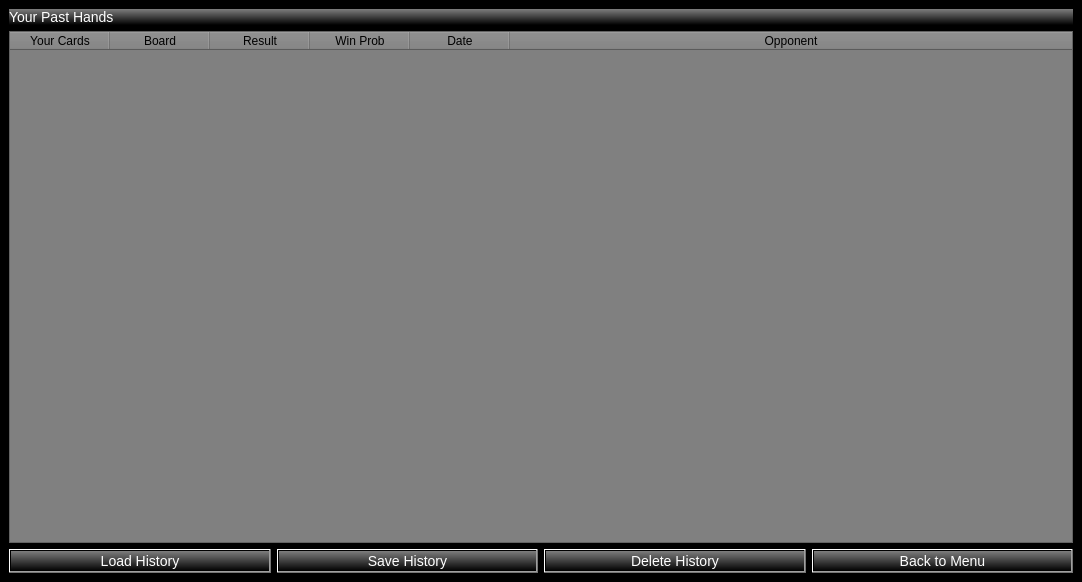
<?xml version="1.0" encoding="UTF-8"?>
<ui version="4.0">
 <class>HistoryWindow</class>
 <widget class="QMainWindow" name="HistoryWindow">
  <property name="geometry">
   <rect>
    <x>0</x>
    <y>0</y>
    <width>1082</width>
    <height>582</height>
   </rect>
  </property>
  <property name="sizePolicy">
   <sizepolicy hsizetype="Preferred" vsizetype="Maximum">
    <horstretch>0</horstretch>
    <verstretch>0</verstretch>
   </sizepolicy>
  </property>
  <property name="windowTitle">
   <string>Hand History</string>
  </property>
  <property name="styleSheet">
   <string notr="true">background-color:black</string>
  </property>
  <widget class="QWidget" name="centralwidget">
   <layout class="QVBoxLayout" name="historyLayout">
    <item>
     <widget class="QLabel" name="label_title">
      <property name="styleSheet">
       <string notr="true">background-color: qlineargradient(spread:pad, x1:0, y1:0, x2:0, y2:1, stop:0 rgba(125, 125, 125, 255), stop:0.5 rgb(63, 63, 63), stop: 1 rgb(0, 0, 0));
color: white;
font-size: 14px
</string>
      </property>
      <property name="text">
       <string>Your Past Hands</string>
      </property>
     </widget>
    </item>
    <item>
     <widget class="QTableWidget" name="table_history">
      <property name="styleSheet">
       <string notr="true">background-color: gray</string>
      </property>
      <property name="columnCount">
       <number>6</number>
      </property>
      <attribute name="horizontalHeaderVisible">
       <bool>true</bool>
      </attribute>
      <attribute name="horizontalHeaderStretchLastSection">
       <bool>true</bool>
      </attribute>
      <column>
       <property name="text">
        <string>Your Cards</string>
       </property>
      </column>
      <column>
       <property name="text">
        <string>Board</string>
       </property>
      </column>
      <column>
       <property name="text">
        <string>Result</string>
       </property>
      </column>
      <column>
       <property name="text">
        <string>Win Prob</string>
       </property>
      </column>
      <column>
       <property name="text">
        <string>Date</string>
       </property>
      </column>
      <column>
       <property name="text">
        <string>Opponent</string>
       </property>
      </column>
     </widget>
    </item>
    <item>
     <layout class="QHBoxLayout" name="buttonLayout">
      <item>
       <widget class="QPushButton" name="btn_load">
        <property name="styleSheet">
         <string notr="true">background-color: qlineargradient(spread:pad, x1:0, y1:0, x2:0, y2:1, stop:0 rgba(125, 125, 125, 255), stop:0.5 rgb(63, 63, 63), stop: 1 rgb(0, 0, 0));
color: white;
font-size: 14px
</string>
        </property>
        <property name="text">
         <string>Load History</string>
        </property>
       </widget>
      </item>
      <item>
       <widget class="QPushButton" name="btn_save">
        <property name="styleSheet">
         <string notr="true">background-color: qlineargradient(spread:pad, x1:0, y1:0, x2:0, y2:1, stop:0 rgba(125, 125, 125, 255), stop:0.5 rgb(63, 63, 63), stop: 1 rgb(0, 0, 0));
color: white;
font-size: 14px
</string>
        </property>
        <property name="text">
         <string>Save History</string>
        </property>
       </widget>
      </item>
      <item>
       <widget class="QPushButton" name="btn_delete">
        <property name="styleSheet">
         <string notr="true">background-color: qlineargradient(spread:pad, x1:0, y1:0, x2:0, y2:1, stop:0 rgba(125, 125, 125, 255), stop:0.5 rgb(63, 63, 63), stop: 1 rgb(0, 0, 0));
color: white;
font-size: 14px
</string>
        </property>
        <property name="text">
         <string>Delete History</string>
        </property>
       </widget>
      </item>
      <item>
       <widget class="QPushButton" name="btn_back">
        <property name="styleSheet">
         <string notr="true">background-color: qlineargradient(spread:pad, x1:0, y1:0, x2:0, y2:1, stop:0 rgba(125, 125, 125, 255), stop:0.5 rgb(63, 63, 63), stop: 1 rgb(0, 0, 0));
color: white;
font-size: 14px
</string>
        </property>
        <property name="text">
         <string>Back to Menu</string>
        </property>
       </widget>
      </item>
     </layout>
    </item>
   </layout>
  </widget>
 </widget>
 <resources/>
 <connections/>
</ui>
